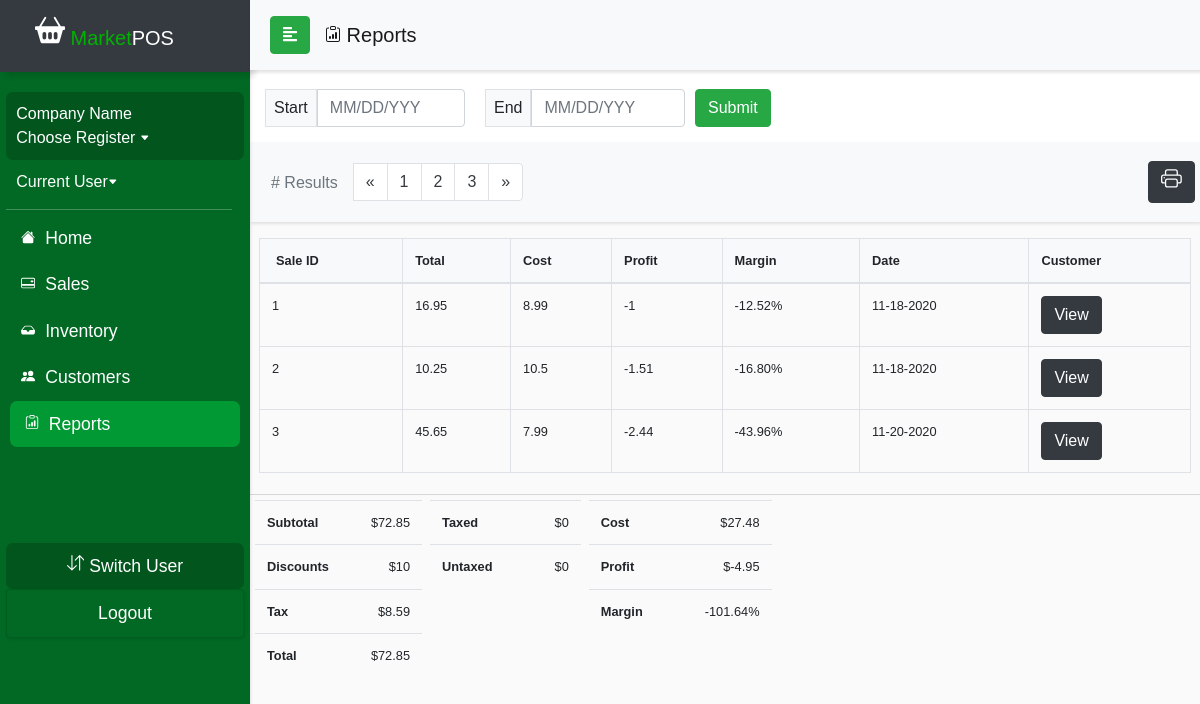
Before: /currentDraft/reportsMarginTemplate.php with the older database file.
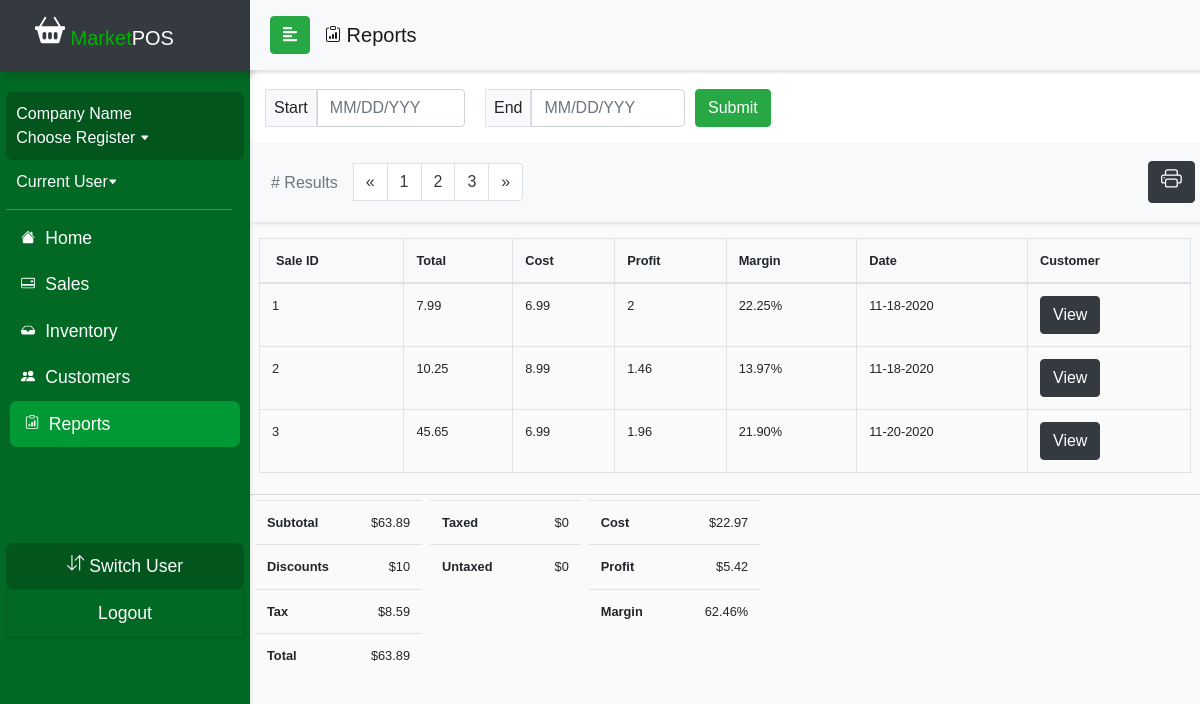
After: the same page with the newer database file.
### tables this page shows
CREATE TABLE `ticket_system` (
  `ticket_id` int(11) NOT NULL,
  `date` date NOT NULL,
  `company_name` varchar(50) NOT NULL,
  `time` time NOT NULL,
  `quantity` int(11) NOT NULL,
  `subtotal` float NOT NULL,
  `total` float NOT NULL,
  `discount` float NOT NULL,
  `tax` float NOT NULL,
  `tax_rate` float DEFAULT NULL,
  `cash` float DEFAULT NULL,
  `credit` float DEFAULT NULL,
  `cart_purchase` tinyint(1) NOT NULL,
  `customer_id` int(11) DEFAULT NULL,
  `employee_id` int(11) DEFAULT NULL
);

CREATE TABLE `product_inventory` (
  `product_id` int(11) NOT NULL,
  `productName` varchar(50) NOT NULL,
  `productType` varchar(50) NOT NULL,
  `productSubType` varchar(50) NOT NULL,
  `unit_price` float NOT NULL,
  `cost` float NOT NULL,
  `in_stock` int(11) NOT NULL,
  `vendor_id` int(11) DEFAULT NULL,
  `OID` int(11) DEFAULT NULL
);

### currentDraft/reportsMarginTemplate.php (the view, shortened to what the changed rows need)
<?php
include_once('config.php');
$query = "SELECT ticket_system.*, product_inventory.cost, product_inventory.unit_price FROM ticket_system
          LEFT JOIN cart_inprogress ON ticket_system.ticket_id=cart_inprogress.CID LEFT JOIN cart ON
          cart_inprogress.CID=cart.CID LEFT JOIN product_inventory ON cart.product_id=product_inventory.product_id";
$result = mysqli_query($conn, $query);
?>
<!DOCTYPE html>
<html>
<head>
  <link rel="stylesheet" href="css/bootstrap.min.css">
  <link rel="stylesheet" href="userStyle2.css">
  <link rel="stylesheet" href="css/jquery.mCustomScrollbar.min.css">
  <link rel="stylesheet" href="css/bootstrap-datepicker3.css">
</head>
<body>
  <div>
    <nav id="sidebar">
      <div class="sidebar-header bg-dark">
        <h1><span><a class="navbar-brand relative-top" href="indexDraft.php">
              <span style="color: #00b300"> Market</span>POS</a></h1>
      </div>
  </div>
  <div id="content">
    <br>
    <div class="wrapper" class="bg-white">
      <div class="row px-4 justify-content-center">
        <table class="table table-bordered table-hover mt-3" id="table" style="font-size:80%;">
          <thead class="bg-light">
            <tr>
              <th class="px-3"> Sale ID </th>
              <th> Total</th>
              <th> Cost </th>
              <th> Profit</th>
              <th> Margin </th>
              <th> Date </th>
              <th> Customer</th>
            </tr>
          </thead>
          <tbody >
          <?php
    if (isset($_POST['submit'])) {
    $DateBegin = date('Y-m-d', strtotime($_POST['sdate']));
    $DateEnd = date('Y-m-d', strtotime($_POST['edate']));
    $search = mysqli_real_escape_string($conn, $DateBegin);
    while ($row = mysqli_fetch_assoc($result)) {
    if (($row['date'] >= $DateBegin) && ($row['date'] <= $DateEnd)){
      $profit = $row['unit_price'] - $row['cost'];
        $operation = ($profit/$row['unit_price']) * 100;
        $margin = number_format($operation, 2, '.', '');
        echo "<tr><td>"
        . $row['ticket_id'] . "</td><td>". $row['total'] . "</td><td>" . $row['cost'] . "</td><td>"
        . $profit ."</td><td>" . $margin . "% </td><td>". date('m-d-Y', strtotime($row['date'])) . "</td><td><a class='btn btn-dark'
        role='button' href='customerDetail.php?Detail=". $row['customer_id'] . "'>View</a>";
      }
      }
        ?>
              </tbody>
            </table>
          </div>
          <div id="contentline"></div>
          <div class="row pl-3">
            <div class="px-1">
              <table class="table table-responsive" style="font-size:80%;">
                <thead>
                </thead>
                <tbody>
                  <tr>
                  <?php
                  $sum=0;
                  $sql = "SELECT subtotal FROM ticket_system WHERE date BETWEEN '$DateBegin' and '$DateEnd'";
                  $result = mysqli_query($conn, $sql);
                  while ($row = mysqli_fetch_assoc($result)) {
                       $sum += $row['subtotal'];
                  }
                  ?>
                    <th style="padding-right: 30px;"> Subtotal </th>
                    <td class="text-right">$<?php echo $sum; ?></td>
                  </tr>
                  <tr>
                  <?php
                  $sum=0;
                  $sql = "SELECT discount FROM ticket_system WHERE date BETWEEN '$DateBegin' and '$DateEnd'";
                  $result = mysqli_query($conn, $sql);
                  while ($row = mysqli_fetch_assoc($result)) {
                  $sum += $row['discount'];
                  }
                  ?>
                    <th style="padding-right: 30px;"> Discounts </th>
                    <td class="text-right">$<? echo $sum; ?></td>
                  </tr>
                  <tr>
                  <?php
                  $sum=0;
                  $sql = "SELECT tax FROM ticket_system WHERE date BETWEEN '$DateBegin' and '$DateEnd'";
                  $result = mysqli_query($conn, $sql);
                  while ($row = mysqli_fetch_assoc($result)) {
                  $sum += $row['tax'];
                  }
                  ?>
                    <th style="padding-right: 30px;"> Tax </th>
                    <td class="text-right">$<?php echo $sum; ?></td>
                  </tr>
                  <tr>
                  <?php
                  $sum=0;
                  $sql = "SELECT total FROM ticket_system WHERE date BETWEEN '$DateBegin' and '$DateEnd'";
                  $result = mysqli_query($conn, $sql);
                  while ($row = mysqli_fetch_assoc($result)) {
                  $sum += $row['total'];
                  }
                  ?>
                    <th style="padding-right: 30px;"> Total </th>
                    <td class="text-right">$<? echo $sum ?></td>
                  </tr>
                </tbody>
              </table>
            </div>
            <div class="px-1">
              <table class="table table-responsive" style="font-size:80%;">
                <thead>
                </thead>
                <tbody>
                  <tr>
                    <th style="padding-right: 50px;"> Taxed </th>
                    <td class="text-right">$0</td>
                  </tr>
                  <tr>
                    <th style="padding-right: 50px;"> Untaxed </th>
                    <td class="text-right">$0</td>
                  </tr>
                </tbody>
              </table>
            </div>
            <div class="px-1">
              <table class="table table-responsive" style="font-size:80%;">
                <thead>
                </thead>
                <tbody>
              <tr>
              <?php
              $sum=0;
              $sql = "SELECT ticket_system.*, product_inventory.cost, product_inventory.unit_price FROM ticket_system
                        LEFT JOIN cart_inprogress ON ticket_system.ticket_id=cart_inprogress.CID LEFT JOIN cart ON
                        cart_inprogress.CID=cart.CID LEFT JOIN product_inventory ON cart.product_id=product_inventory.product_id
                        WHERE date BETWEEN '$DateBegin' and '$DateEnd'";
              $result = mysqli_query($conn, $sql);
              while ($row = mysqli_fetch_assoc($result)) {
                      $sum += $row['cost'];
                }
              ?>
                <th style="padding-right: 50px;"> Cost </th>
                <td class="text-right">$<?php echo $sum; ?></td>
              </tr>
              <tr>
              <?php
              $sum=0;
              $sql = "SELECT ticket_system.*, product_inventory.cost, product_inventory.unit_price FROM ticket_system
                        LEFT JOIN cart_inprogress ON ticket_system.ticket_id=cart_inprogress.CID LEFT JOIN cart ON
                        cart_inprogress.CID=cart.CID LEFT JOIN product_inventory ON cart.product_id=product_inventory.product_id
                        WHERE date BETWEEN '$DateBegin' and '$DateEnd'";
              $result = mysqli_query($conn, $sql);
              while ($row = mysqli_fetch_assoc($result)) {
                $profit = $row['unit_price'] - $row['cost'];
                      $sum += $profit;
                }
              ?>
                <th style="padding-right: 50px;"> Profit </th>
                <td class="text-right">$<?php echo $sum; ?></td>
              </tr>
              <tr>
              <?php
              $sum=0;
              $sql = "SELECT ticket_system.*, product_inventory.cost, product_inventory.unit_price FROM ticket_system
                        LEFT JOIN cart_inprogress ON ticket_system.ticket_id=cart_inprogress.CID LEFT JOIN cart ON
                        cart_inprogress.CID=cart.CID LEFT JOIN product_inventory ON cart.product_id=product_inventory.product_id
                        WHERE date BETWEEN '$DateBegin' and '$DateEnd'";
              $result = mysqli_query($conn, $sql);
              while ($row = mysqli_fetch_assoc($result)) {
                $operation = ($profit/$row['unit_price']) * 100;
                $margin = number_format($operation, 2, '.', '');
                      $sum += $margin;
                }
              ?>
                <th style="padding-right: 50px;"> Margin </th>
                <td class="text-right"><?php echo $sum; ?>%</td>
              </tr>
            </tbody>
              </table>
            </div>
          </div>
        </div>
    <?php
    }
    else {
      while ($row = mysqli_fetch_assoc($result)) {
        $profit = $row['unit_price'] - $row['cost'];
        $operation = ($profit/$row['unit_price']) * 100;
        $margin = number_format($operation, 2, '.', '');
        echo "<tr><td>"
        . $row['ticket_id'] . "</td><td>". $row['total'] . "</td><td>" . $row['cost'] . "</td><td>" .
        $profit . "</td><td>" . $margin . "% </td><td>". date('m-d-Y', strtotime($row['date'])) . "</td><td><a class='btn btn-dark'
        role='button' href='customerDetail.php?Detail=". $row['customer_id'] . "'>View</a>";
      }
    }
    ?>
          </tbody>
        </table>
      </div>
      <div class="row pl-3">
        <div class="px-1">
          <table class="table table-responsive" style="font-size:80%;">
            <tbody>
              <tr>
              <?php
                  $sum=0;
                  $sql = "SELECT * FROM ticket_system";
                  $result = mysqli_query($conn, $sql);
                  while ($row = mysqli_fetch_assoc($result)) {
                  $sum += $row['subtotal'];
                  }
                  ?>
                    <th style="padding-right: 30px;"> Subtotal </th>
                    <td class="text-right">$<?php echo $sum; ?></td>
                  </tr>
                  <tr>
                    <th style="padding-right: 30px;"> Discounts </th>
                  </tr>
                  <tr>
                    <th style="padding-right: 30px;"> Tax </th>
                  </tr>
                  <tr>
                  <?php
                  $sum=0;
                  $sql = "SELECT * FROM ticket_system";
                  $result = mysqli_query($conn, $sql);
                  while ($row = mysqli_fetch_assoc($result)) {
                  $sum += $row['total'];
                  }
                  ?>
                    <th style="padding-right: 30px;"> Total </th>
                    <td class="text-right">$<? echo $sum; ?></td>
                  </tr>
            </tbody>
          </table>
        </div>
        <div class="px-1">
          <table class="table table-responsive" style="font-size:80%;">
            <tbody>
              <tr>
                <th style="padding-right: 50px;"> Taxed </th>
              </tr>
              <tr>
                <th style="padding-right: 50px;"> Untaxed </th>
              </tr>
            </tbody>
          </table>
        </div>
        <div class="px-1">
          <table class="table table-responsive" style="font-size:80%;">
            <tbody>
              <tr>
              <?php
              $sum=0;
              $sql = "SELECT ticket_system.*, product_inventory.cost, product_inventory.unit_price FROM ticket_system
                        LEFT JOIN cart_inprogress ON ticket_system.ticket_id=cart_inprogress.CID LEFT JOIN cart ON
                        cart_inprogress.CID=cart.CID LEFT JOIN product_inventory ON cart.product_id=product_inventory.product_id";
              $result = mysqli_query($conn, $sql);
              while ($row = mysqli_fetch_assoc($result)) {
                      $sum += $row['cost'];
                }
              ?>
                <th style="padding-right: 50px;"> Cost </th>
                <td class="text-right">$<?php echo $sum; ?></td>
              </tr>
              <tr>
              <?php
              $sum=0;
              $sql = "SELECT ticket_system.*, product_inventory.cost, product_inventory.unit_price FROM ticket_system
                        LEFT JOIN cart_inprogress ON ticket_system.ticket_id=cart_inprogress.CID LEFT JOIN cart ON
                        cart_inprogress.CID=cart.CID LEFT JOIN product_inventory ON cart.product_id=product_inventory.product_id";
              $result = mysqli_query($conn, $sql);
              while ($row = mysqli_fetch_assoc($result)) {
                $profit = $row['unit_price'] - $row['cost'];
                      $sum += $profit;
                }
              ?>
                <th style="padding-right: 50px;"> Profit </th>
                <td class="text-right">$<?php echo $sum; ?></td>
              </tr>
              <tr>
              <?php
              $sum=0;
              $sql = "SELECT ticket_system.*, product_inventory.cost, product_inventory.unit_price FROM ticket_system
                        LEFT JOIN cart_inprogress ON ticket_system.ticket_id=cart_inprogress.CID LEFT JOIN cart ON
                        cart_inprogress.CID=cart.CID LEFT JOIN product_inventory ON cart.product_id=product_inventory.product_id";
              $result = mysqli_query($conn, $sql);
              while ($row = mysqli_fetch_assoc($result)) {
                $operation = ($profit/$row['unit_price']) * 100;
                $margin = number_format($operation, 2, '.', '');
                      $sum += $margin;
                }
              ?>
                <th style="padding-right: 50px;"> Margin </th>
                <td class="text-right"><?php echo $sum; ?>%</td>
              </tr>
            </tbody>
          </table>
        </div>
      </div>
    </div>
</body>
</html>

Changed rows visible on the page:
changed ticket_system id 1: total "16.95" → "7.99"; product_inventory.cost "8.99" → "6.99"; product_inventory.unit_price+cost "-1" → "2"; product_inventory.unit_price+cost "-12.52" → "22.25"
changed through a linked row, ticket_system id 2: product_inventory.cost "10.5" → "8.99"; product_inventory.unit_price+cost "-1.51" → "1.46"; product_inventory.unit_price+cost "-16.80" → "13.97"
changed through a linked row, ticket_system id 3: product_inventory.cost "7.99" → "6.99"; product_inventory.unit_price+cost "-2.44" → "1.96"; product_inventory.unit_price+cost "-43.96" → "21.90"
Other visible differences:
$sum: "72.85" → "63.89"
$sum: "27.48" → "22.97"
$sum: "-4.95" → "5.42"
$sum: "-101.64" → "62.46"
